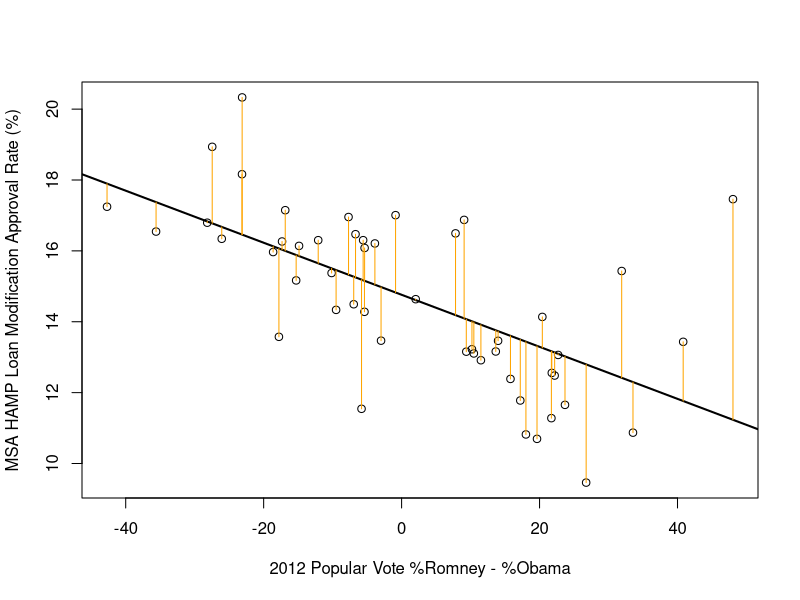

The R script that drew this image: (Note: this script raises an error after producing the figure.)
# inspired in part by
# http://www.r-bloggers.com/how-to-plot-points-regression-line-and-residuals/library(calibrate)
png("fig1.png", width=800, height=400)
df<-read.csv("./hampapprovalVSpopvote.csv",header=T)
row.names(df)<-df$state
hardest_hit_fund<-rep(0,50)
names(hardest_hit_fund)<-df$state
hardest_hit_fund[c("AL","AZ","CA","FL","GA","IL","IN","KY","MI","MS","NV","NJ","NC","OH","OR","RI","SC","TN")]=1
df$hardest_hit_fund<-hardest_hit_fund
linearModel<-lm(hamp_approval_rate~1+popular_vote2012, df)
plot(df$popular_vote2012,df$hamp_approval_rate,
	xlab="2012 Popular Vote %Romney - %Obama",
	ylab="MSA HAMP Loan Modification Approval Rate (%)")
abline(linearModel, lwd=2)
pre<-predict(linearModel)
segments(df$popular_vote2012,df$hamp_approval_rate,df$popular_vote2012,pre,col="orange")
textxy(df$popular_vote2012, df$hamp_approval_rate, df$state, cex=0.7)
dev.off()
